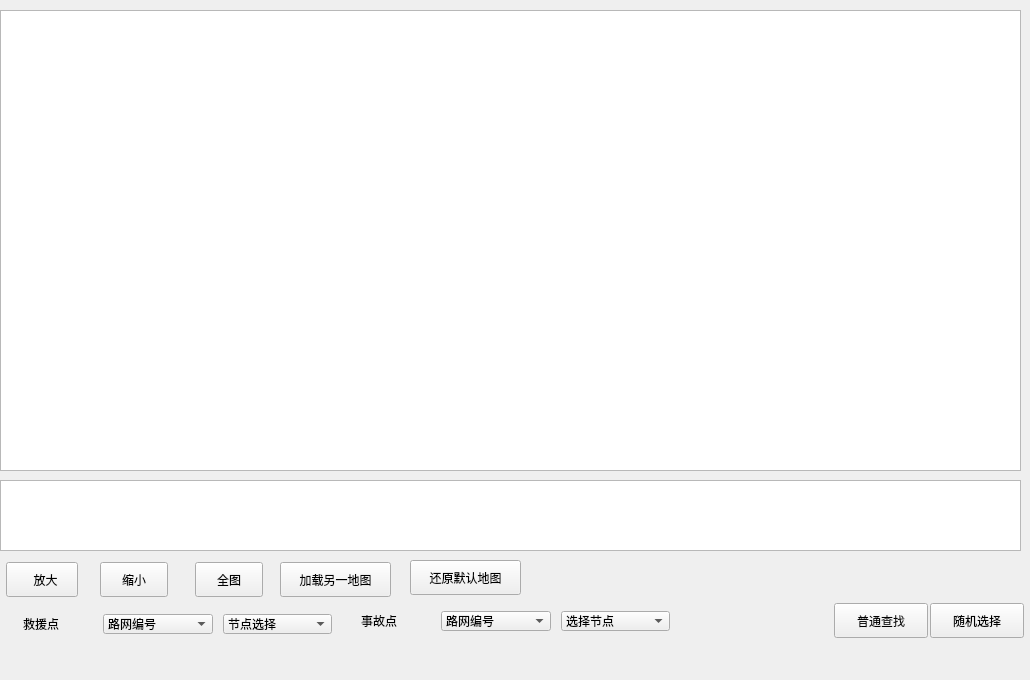
<?xml version="1.0" encoding="UTF-8"?>
<ui version="4.0">
 <class>MainWindow</class>
 <widget class="QMainWindow" name="MainWindow">
  <property name="enabled">
   <bool>true</bool>
  </property>
  <property name="geometry">
   <rect>
    <x>0</x>
    <y>0</y>
    <width>1030</width>
    <height>680</height>
   </rect>
  </property>
  <property name="minimumSize">
   <size>
    <width>1030</width>
    <height>680</height>
   </size>
  </property>
  <property name="font">
   <font>
    <family>Consolas</family>
   </font>
  </property>
  <property name="mouseTracking">
   <bool>false</bool>
  </property>
  <property name="windowTitle">
   <string>pathFinder</string>
  </property>
  <property name="iconSize">
   <size>
    <width>24</width>
    <height>24</height>
   </size>
  </property>
  <widget class="QWidget" name="centralWidget">
   <property name="minimumSize">
    <size>
     <width>1030</width>
     <height>600</height>
    </size>
   </property>
   <widget class="QGraphicsView" name="graphicsView">
    <property name="geometry">
     <rect>
      <x>0</x>
      <y>10</y>
      <width>1021</width>
      <height>461</height>
     </rect>
    </property>
   </widget>
   <widget class="QPushButton" name="pushbig">
    <property name="geometry">
     <rect>
      <x>6</x>
      <y>562</y>
      <width>72</width>
      <height>35</height>
     </rect>
    </property>
    <property name="text">
     <string> 放大</string>
    </property>
    <property name="autoDefault">
     <bool>false</bool>
    </property>
   </widget>
   <widget class="QPushButton" name="pushlittle">
    <property name="geometry">
     <rect>
      <x>100</x>
      <y>562</y>
      <width>68</width>
      <height>35</height>
     </rect>
    </property>
    <property name="text">
     <string>缩小</string>
    </property>
   </widget>
   <widget class="QPushButton" name="pushButtonTransfer">
    <property name="geometry">
     <rect>
      <x>834</x>
      <y>603</y>
      <width>94</width>
      <height>35</height>
     </rect>
    </property>
    <property name="minimumSize">
     <size>
      <width>70</width>
      <height>30</height>
     </size>
    </property>
    <property name="font">
     <font>
      <family>Consolas</family>
     </font>
    </property>
    <property name="styleSheet">
     <string notr="true"/>
    </property>
    <property name="text">
     <string>普通查找</string>
    </property>
   </widget>
   <widget class="QTextBrowser" name="textBrowserRoute">
    <property name="geometry">
     <rect>
      <x>0</x>
      <y>480</y>
      <width>1021</width>
      <height>71</height>
     </rect>
    </property>
    <property name="font">
     <font>
      <family>Consolas</family>
     </font>
    </property>
   </widget>
   <widget class="QPushButton" name="pushButton">
    <property name="geometry">
     <rect>
      <x>930</x>
      <y>603</y>
      <width>94</width>
      <height>35</height>
     </rect>
    </property>
    <property name="text">
     <string>随机选择</string>
    </property>
   </widget>
   <widget class="QWidget" name="layoutWidget">
    <property name="geometry">
     <rect>
      <x>12</x>
      <y>603</y>
      <width>331</width>
      <height>32</height>
     </rect>
    </property>
    <layout class="QHBoxLayout" name="horizontalLayout4" stretch="0,9,9">
     <property name="spacing">
      <number>10</number>
     </property>
     <item>
      <widget class="QLabel" name="labelStart">
       <property name="minimumSize">
        <size>
         <width>70</width>
         <height>20</height>
        </size>
       </property>
       <property name="font">
        <font>
         <family>Consolas</family>
        </font>
       </property>
       <property name="text">
        <string>救援点</string>
       </property>
       <property name="buddy">
        <cstring>StartRoad</cstring>
       </property>
      </widget>
     </item>
     <item>
      <widget class="QComboBox" name="StartRoad">
       <property name="minimumSize">
        <size>
         <width>90</width>
         <height>20</height>
        </size>
       </property>
       <property name="font">
        <font>
         <family>Consolas</family>
        </font>
       </property>
       <item>
        <property name="text">
         <string>路网编号</string>
        </property>
       </item>
      </widget>
     </item>
     <item>
      <widget class="QComboBox" name="StartPoint">
       <property name="minimumSize">
        <size>
         <width>90</width>
         <height>20</height>
        </size>
       </property>
       <property name="font">
        <font>
         <family>Consolas</family>
        </font>
       </property>
       <item>
        <property name="text">
         <string>节点选择</string>
        </property>
       </item>
      </widget>
     </item>
    </layout>
   </widget>
   <widget class="QWidget" name="layoutWidget">
    <property name="geometry">
     <rect>
      <x>350</x>
      <y>600</y>
      <width>331</width>
      <height>32</height>
     </rect>
    </property>
    <layout class="QHBoxLayout" name="horizontalLayout5" stretch="0,9,9">
     <property name="spacing">
      <number>10</number>
     </property>
     <item>
      <widget class="QLabel" name="labelDestination">
       <property name="minimumSize">
        <size>
         <width>70</width>
         <height>20</height>
        </size>
       </property>
       <property name="font">
        <font>
         <family>Consolas</family>
        </font>
       </property>
       <property name="text">
        <string>事故点</string>
       </property>
       <property name="buddy">
        <cstring>DstRoad</cstring>
       </property>
      </widget>
     </item>
     <item>
      <widget class="QComboBox" name="DstRoad">
       <property name="minimumSize">
        <size>
         <width>90</width>
         <height>20</height>
        </size>
       </property>
       <property name="font">
        <font>
         <family>Consolas</family>
        </font>
       </property>
       <item>
        <property name="text">
         <string>路网编号</string>
        </property>
       </item>
      </widget>
     </item>
     <item>
      <widget class="QComboBox" name="DstPoint">
       <property name="minimumSize">
        <size>
         <width>90</width>
         <height>20</height>
        </size>
       </property>
       <property name="font">
        <font>
         <family>Consolas</family>
        </font>
       </property>
       <item>
        <property name="text">
         <string>选择节点</string>
        </property>
       </item>
      </widget>
     </item>
    </layout>
   </widget>
   <widget class="QPushButton" name="pushshowall">
    <property name="geometry">
     <rect>
      <x>195</x>
      <y>562</y>
      <width>68</width>
      <height>35</height>
     </rect>
    </property>
    <property name="text">
     <string>全图</string>
    </property>
   </widget>
   <widget class="QPushButton" name="pushButton_2">
    <property name="geometry">
     <rect>
      <x>280</x>
      <y>562</y>
      <width>111</width>
      <height>35</height>
     </rect>
    </property>
    <property name="text">
     <string>加载另一地图</string>
    </property>
   </widget>
   <widget class="QPushButton" name="pushButton_3">
    <property name="geometry">
     <rect>
      <x>410</x>
      <y>560</y>
      <width>111</width>
      <height>35</height>
     </rect>
    </property>
    <property name="text">
     <string>还原默认地图</string>
    </property>
   </widget>
  </widget>
  <action name="actionQueryInfo">
   <property name="text">
    <string>(预留)</string>
   </property>
   <property name="font">
    <font>
     <family>Consolas</family>
    </font>
   </property>
  </action>
 </widget>
 <layoutdefault spacing="6" margin="11"/>
 <resources/>
 <connections/>
</ui>
